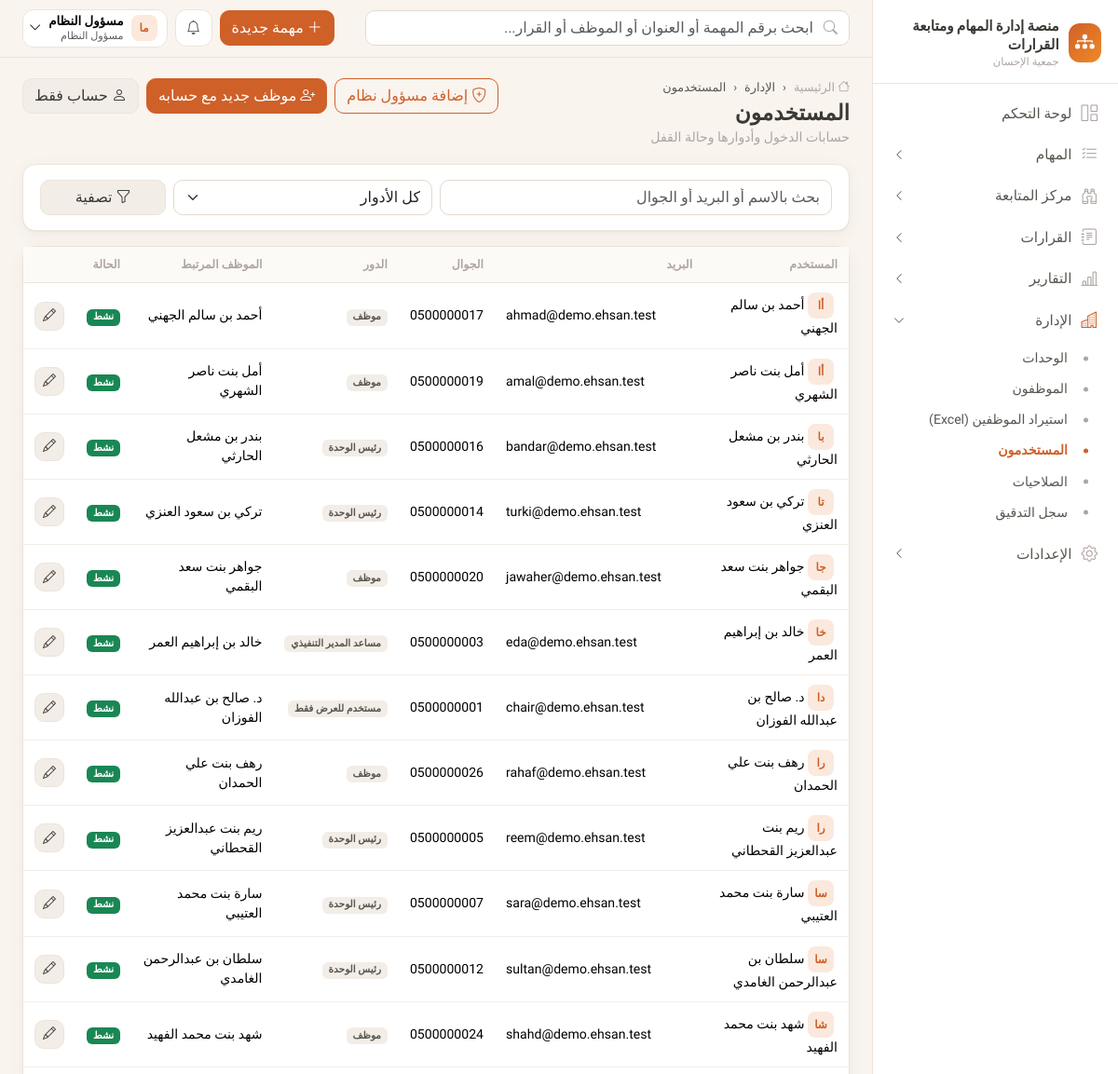
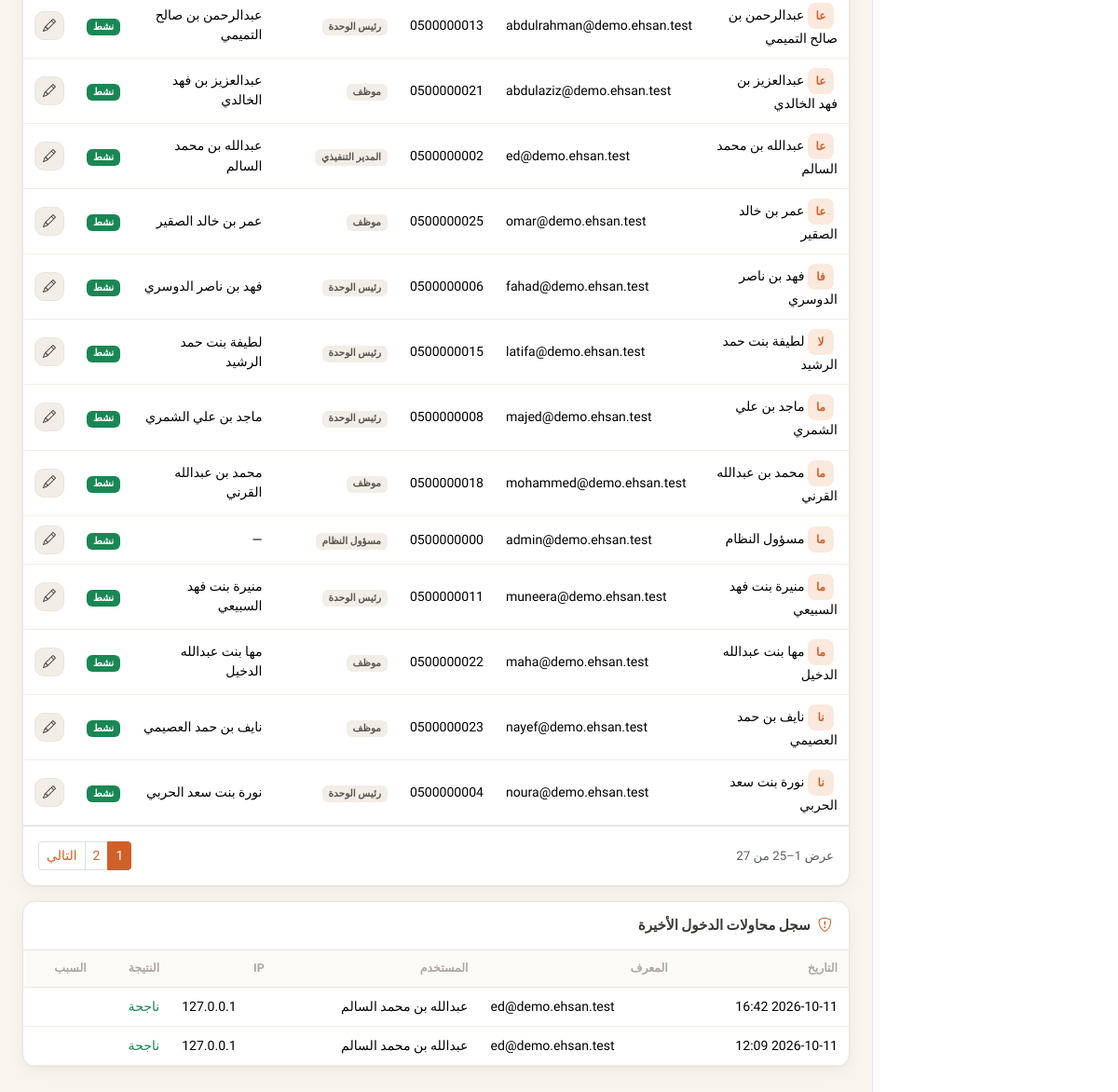
Screenshot of /accounts/users/ (signed in) with the database file from the repository (2 pictures, top to bottom).
### apps/accounts/models.py (models this page shows, shortened)
class User(AbstractBaseUser, PermissionsMixin):
    email = models.EmailField("البريد الإلكتروني", unique=True)
    phone = models.CharField("رقم الجوال", max_length=20, unique=True, null=True, blank=True)
    full_name = models.CharField("الاسم الكامل", max_length=150)
    role = models.ForeignKey(Role, verbose_name="الدور", on_delete=models.PROTECT, null=True, related_name="users")
    is_active = models.BooleanField("الحساب نشط", default=True)
    is_staff = models.BooleanField(default=False)
    date_joined = models.DateTimeField(default=timezone.now)
    failed_login_count = models.PositiveSmallIntegerField(default=0)
    locked_until = models.DateTimeField(null=True, blank=True)
    otp_enabled = models.BooleanField("تفعيل التحقق الثنائي", default=False)
    must_change_password = models.BooleanField(default=False)
    objects = UserManager()
    USERNAME_FIELD = "email"
    EMAIL_FIELD = "email"
    REQUIRED_FIELDS = ["full_name"]
    class Meta:
        db_table = "users"
        verbose_name = "مستخدم"
        indexes = [models.Index(fields=["is_active"])]
    def __str__(self):
        return self.full_name or self.email
    @property
    def is_locked(self):
        return bool(self.locked_until and self.locked_until > timezone.now())

class Role(models.Model):
    code = models.CharField("الرمز", max_length=40, unique=True, choices=ROLES)
    name = models.CharField("الاسم", max_length=80)
    description = models.TextField("الوصف", blank=True)
    permissions = models.ManyToManyField(Permission, related_name="roles", blank=True, db_table="role_permissions")
    is_system = models.BooleanField(default=True)
    class Meta:
        db_table = "roles"
        verbose_name = "دور"

class LoginAttempt(models.Model):
    identifier = models.CharField(max_length=190)
    user = models.ForeignKey(User, null=True, blank=True, on_delete=models.SET_NULL, related_name="login_attempts")
    ip_address = models.GenericIPAddressField(null=True, blank=True)
    user_agent = models.CharField(max_length=300, blank=True)
    success = models.BooleanField(default=False)
    reason = models.CharField(max_length=120, blank=True)
    created_at = models.DateTimeField(auto_now_add=True)
    class Meta:
        db_table = "login_attempts"
        ordering = ["-created_at"]
        indexes = [
            models.Index(fields=["ip_address", "created_at"]),
            models.Index(fields=["identifier", "created_at"]),
        ]

### apps/organization/models.py (models this page shows, shortened)
class Employee(models.Model):
    class Status(models.TextChoices):
        ACTIVE = "active", "على رأس العمل"
        LEAVE = "leave", "في إجازة"
        INACTIVE = "inactive", "غير نشط"
    user = models.OneToOneField(
        settings.AUTH_USER_MODEL, verbose_name="حساب المستخدم", null=True, blank=True,
        on_delete=models.SET_NULL, related_name="employee",
    )
    employee_no = models.CharField("رقم الموظف", max_length=30, unique=True)
    full_name = models.CharField("الاسم", max_length=150)
    job_title = models.CharField("المسمى الوظيفي", max_length=150, blank=True)
    manager = models.ForeignKey("self", verbose_name="المدير المباشر", null=True, blank=True, on_delete=models.SET_NULL, related_name="reports")
    units = models.ManyToManyField(Unit, through="EmployeeUnit", related_name="employees", verbose_name="الوحدات")
    join_date = models.DateField("تاريخ الانضمام", null=True, blank=True)
    photo = models.FileField("صورة", upload_to=secure_upload_path, null=True, blank=True)
    status = models.CharField("الحالة", max_length=20, choices=Status.choices, default=Status.ACTIVE)
    created_at = models.DateTimeField(auto_now_add=True)
    class Meta:
        db_table = "employees"
        ordering = ["full_name"]
        verbose_name = "موظف"
        indexes = [models.Index(fields=["status"])]

### apps/accounts/views.py (the view)
# urls.py: path("users/", views.users_list, name="users"),
@perm_required("admin.users")
def users_list(request):
    qs = User.objects.select_related("role", "employee").order_by("full_name")
    q = request.GET.get("q", "").strip()
    if q:
        qs = qs.filter(Q(full_name__icontains=q) | Q(email__icontains=q) | Q(phone__icontains=q))
    if request.GET.get("role"):
        qs = qs.filter(role__code=request.GET["role"])
    page = Paginator(qs, 25).get_page(request.GET.get("page"))
    attempts = LoginAttempt.objects.select_related("user")[:15]
    return render(request, "accounts/users_list.html", {"page_obj": page, "roles": Role.objects.all(), "attempts": attempts})

### apps/core/branding.py (called while the page is built)
def get_org():
    return get_setting("organization")

### apps/core/context_processors.py (called while the page is built)
def platform(request):
    org = get_org()
    ctx = {
        "ORG": org,
        "PLATFORM_NAME": org.get("platform_name") or "منصة إدارة المهام ومتابعة القرارات",
        "ORG_NAME": org.get("name"),
        "ORG_SHORT": org.get("short_name") or org.get("name"),
    }
    user = getattr(request, "user", None)
    if user and user.is_authenticated:
        from apps.notifications.models import Notification
        unread = Notification.objects.filter(recipient=user, is_read=False)
        ctx.update({
            "menu": build_menu(request),
            "unread_count": unread.count(),
            "latest_notifications": Notification.objects.filter(recipient=user).select_related("task")[:6],
            "current_employee": getattr(user, "employee", None),
        })
    return ctx

### apps/core/menu.py (called while the page is built)
def _visible(item, user):
    if item.get("perm") and not has_perm(user, item["perm"]):
        return False
    if item.get("needs_employee") and not getattr(user, "employee", None):
        return False
    return True

### apps/core/permissions.py (called while the page is built)
def has_perm(user, code):
    if not user or not user.is_authenticated or not user.is_active:
        return False
    if user.is_superuser:
        return True
    return code in user.permission_codes

def perm_required(*codes, any_of=False):
    def decorator(view):
        @wraps(view)
        def wrapper(request, *args, **kwargs):
            if not request.user.is_authenticated:
                from django.contrib.auth.views import redirect_to_login
                return redirect_to_login(request.get_full_path())
            checks = [has_perm(request.user, c) for c in codes]
            if (any_of and not any(checks)) or (not any_of and not all(checks)):
                raise PermissionDenied("ليس لديك صلاحية للوصول إلى هذه الصفحة")
            return view(request, *args, **kwargs)
        return wrapper
    return decorator

### apps/core/templatetags/ui.py (called while the page is built)
@register.filter
def can(user, code):
    return has_perm(user, code)

@register.filter
def initials(name):
    parts = (name or "").split()
    if not parts:
        return "؟"
    return parts[0][:1] + (parts[-1][:1] if len(parts) > 1 else "")

@register.simple_tag(takes_context=True)
def qs_replace(context, **kwargs):
    query = context["request"].GET.copy()
    for k, v in kwargs.items():
        if v is None or v == "":
            query.pop(k, None)
        else:
            query[k] = v
    return query.urlencode()

### templates/accounts/users_list.html (shortened to what this page needs)
{% extends "base.html" %}
{% load ui %}
{% block breadcrumbs %}<li class="breadcrumb-item">الإدارة</li><li class="breadcrumb-item active">المستخدمون</li>{% endblock %}
{% block page_title %}المستخدمون{% endblock %}
{% block page_sub %}حسابات الدخول وأدوارها وحالة القفل{% endblock %}
{% block page_actions %}
  <a href="{% url 'accounts:user_create' %}?role=admin" class="btn btn-outline-brand"><i class="bi bi-shield-plus"></i> إضافة مسؤول نظام</a>
  <a href="{% url 'organization:employee_create' %}" class="btn btn-brand"><i class="bi bi-person-plus"></i> موظف جديد مع حسابه</a>
  <a href="{% url 'accounts:user_create' %}" class="btn btn-soft"><i class="bi bi-person"></i> حساب فقط</a>
{% endblock %}
{% block content %}
<div class="card mb-3"><div class="card-body">
  <form class="row g-2">
    <div class="col-md-6"><input class="form-control" name="q" value="{{ request.GET.q }}" placeholder="بحث بالاسم أو البريد أو الجوال"></div>
    <div class="col-md-4"><select class="form-select" name="role"><option value="">كل الأدوار</option></select></div>
    <div class="col-md-2"><button class="btn btn-soft w-100"><i class="bi bi-funnel"></i> تصفية</button></div>
  </form>
</div></div>
<div class="card mb-3">
  <div class="table-responsive"><table class="table table-hover">
    <thead><tr><th>المستخدم</th><th>البريد</th><th>الجوال</th><th>الدور</th><th>الموظف المرتبط</th><th>الحالة</th><th></th></tr></thead>
    <tbody>
    {% for u in page_obj %}
      <tr>
        <td><span class="avatar sm ms-1">{{ u.full_name|initials }}</span> {{ u.full_name }}</td>
        <td class="ltr small">{{ u.email }}</td>
        <td class="ltr small">{{ u.phone|default:"—" }}</td>
        <td><span class="badge badge-soft">{{ u.role.name|default:"—" }}</span></td>
        <td>{{ u.employee.full_name|default:"—" }}</td>
        <td>
          {% if not u.is_active %}<span class="badge bg-secondary">معطل</span>
          {% elif u.is_locked %}<span class="badge bg-danger">مقفل مؤقتًا</span>
          {% else %}<span class="badge bg-success">نشط</span>{% endif %}
        </td>
        <td class="text-nowrap">
          <a href="{% url 'accounts:user_edit' u.pk %}" class="btn btn-soft btn-sm"><i class="bi bi-pencil"></i></a>
        </td>
      </tr>
    {% empty %}<tr><td colspan="7">{% include "partials/empty.html" with icon="bi-people" title="لا يوجد مستخدمون" %}</td></tr>{% endfor %}
    </tbody>
  </table></div>
  {% include "partials/pagination.html" %}
</div>
<div class="card"><div class="card-header"><i class="bi bi-shield-exclamation"></i> سجل محاولات الدخول الأخيرة</div>
  <div class="table-responsive"><table class="table table-sm">
    <thead><tr><th>التاريخ</th><th>المعرف</th><th>المستخدم</th><th>IP</th><th>النتيجة</th><th>السبب</th></tr></thead>
    <tbody>{% for a in attempts %}<tr><td>{{ a.created_at|date:"Y-m-d H:i" }}</td><td class="ltr">{{ a.identifier }}</td><td>{{ a.user|default:"—" }}</td><td class="ltr">{{ a.ip_address }}</td><td>{% if a.success %}<span class="text-success">ناجحة</span>{% else %}<span class="text-danger">فاشلة</span>{% endif %}</td><td class="small text-muted">{{ a.reason }}</td></tr>{% endfor %}</tbody>
  </table></div>
</div>
{% endblock %}

### templates/base.html (shortened to what this page needs)
{% load static ui %}<!doctype html>
<html lang="ar" dir="rtl">
<head>
  <link rel="stylesheet" href="https://cdn.jsdelivr.net/npm/bootstrap@5.3.3/dist/css/bootstrap.rtl.min.css">
  <link rel="stylesheet" href="https://cdn.jsdelivr.net/npm/bootstrap-icons@1.11.3/font/bootstrap-icons.min.css">
  <link rel="stylesheet" href="https://cdn.jsdelivr.net/npm/tom-select@2.3.1/dist/css/tom-select.bootstrap5.min.css">
  <link rel="stylesheet" href="{% static 'css/app.css' %}">
</head>
<body>
{% block body %}
<div class="app-shell">
  <aside class="sidebar" aria-label="القائمة الرئيسية">
    <div class="brand-box">
      {% if ORG.logo %}<img src="{% url 'branding_logo' %}" alt="" style="width:42px;height:42px;object-fit:contain;border-radius:10px">{% else %}<div class="brand-logo"><i class="bi bi-diagram-3-fill"></i></div>{% endif %}
      <div>
        <div class="brand-title">{{ PLATFORM_NAME }}</div>
        <div class="brand-sub">{{ ORG_SHORT }}</div>
      </div>
    </div>
    <nav>
      {% for item in menu %}
        {% if item.children %}
          <button class="nav-group-btn {% if item.active %}active{% endif %}" data-bs-toggle="collapse" data-bs-target="#nav-{{ forloop.counter }}" aria-expanded="{% if item.active %}true{% else %}false{% endif %}">
            <i class="bi {{ item.icon }}"></i><span>{{ item.label }}</span><i class="bi bi-chevron-left chev"></i>
          </button>
          <div class="collapse {% if item.active %}show{% endif %}" id="nav-{{ forloop.counter }}">
            <div class="nav-sub">
              {% for c in item.children %}<a href="{{ c.url }}" class="{% if c.active %}active{% endif %}">{{ c.label }}</a>{% endfor %}
            </div>
          </div>
        {% else %}
          <a class="nav-item-link {% if item.active %}active{% endif %}" href="{{ item.url }}"><i class="bi {{ item.icon }}"></i><span>{{ item.label }}</span></a>
        {% endif %}
      {% endfor %}
    </nav>
  </aside>
  <div class="main">
    <header class="topbar">
      <form class="search" action="{% url 'tasks:search' %}" method="get" role="search">
        <i class="bi bi-search"></i>
        <input class="form-control" type="search" name="q" value="{{ request.GET.q|default:'' }}" placeholder="ابحث برقم المهمة أو العنوان أو الموظف أو القرار...">
      </form>
      <div class="ms-auto d-flex align-items-center gap-2">
        {% if user|can:"tasks.create" %}
        <a href="{% url 'tasks:create' %}" class="btn btn-brand d-none d-md-inline-flex align-items-center gap-1"><i class="bi bi-plus-lg"></i> مهمة جديدة</a>
        {% endif %}
        <div class="dropdown">
          <button class="top-icon" data-bs-toggle="dropdown" aria-label="التنبيهات" data-unread-url="{% url 'notifications:unread_count' %}">
            <i class="bi bi-bell"></i>{% if unread_count %}<span class="dot">{{ unread_count }}</span>{% endif %}
          </button>
        </div>
        <div class="dropdown">
          <button class="user-chip" data-bs-toggle="dropdown">
            <span class="avatar sm">{{ user.full_name|initials }}</span>
            <span class="d-none d-sm-block text-start lh-sm">
              <span class="d-block small fw-semibold">{{ user.full_name }}</span>
              <span class="d-block text-muted" style="font-size:.7rem">{{ user.role.name|default:"—" }}</span>
            </span>
            <i class="bi bi-chevron-down small"></i>
          </button>
        </div>
      </div>
    </header>
    <main class="content">
      <div class="page-head">
        <div>
          <nav aria-label="breadcrumb"><ol class="breadcrumb">
            <li class="breadcrumb-item"><a href="{% url 'dashboard:home' %}"><i class="bi bi-house"></i> الرئيسية</a></li>
            {% block breadcrumbs %}{% endblock %}
          </ol></nav>
          <h1>{% block page_title %}{% endblock %}</h1>
          <div class="sub">{% block page_sub %}{% endblock %}</div>
        </div>
        <div class="d-flex gap-2 flex-wrap no-print">{% block page_actions %}{% endblock %}</div>
      </div>
      {% block content %}{% endblock %}
    </main>
  </div>
</div>
{% endblock %}
<div class="toast-container position-fixed bottom-0 start-0 p-3">
</div>
</body>
</html>

### templates/partials/pagination.html (shortened to what this page needs)
{% load ui %}
{% if page_obj.paginator.num_pages > 1 %}
<nav class="d-flex justify-content-between align-items-center p-3 border-top flex-wrap gap-2">
  <small class="text-muted">عرض {{ page_obj.start_index }}–{{ page_obj.end_index }} من {{ page_obj.paginator.count }}</small>
  <ul class="pagination pagination-sm mb-0">
    {% for n in page_obj.paginator.page_range %}
      {% if n == page_obj.number %}<li class="page-item active"><span class="page-link" style="background:var(--brand);border-color:var(--brand)">{{ n }}</span></li>
      {% elif n > page_obj.number|add:-3 and n < page_obj.number|add:3 %}<li class="page-item"><a class="page-link" href="?{% qs_replace page=n %}">{{ n }}</a></li>{% endif %}
    {% endfor %}
    {% if page_obj.has_next %}<li class="page-item"><a class="page-link" href="?{% qs_replace page=page_obj.next_page_number %}">التالي</a></li>{% endif %}
  </ul>
</nav>
{% endif %}

### rows the page displays
User: full_name|initials "ما", full_name "مسؤول النظام", role.name "مسؤول النظام", email "admin@demo.ehsan.test", phone "0500000000", employee.full_name "—", is_active "نشط"
User: full_name|initials "أا", full_name "أحمد بن سالم الجهني", email "ahmad@demo.ehsan.test", phone "0500000017", role.name "موظف", employee.full_name "أحمد بن سالم الجهني", is_active "نشط"
User: full_name|initials "أا", full_name "أمل بنت ناصر الشهري", email "amal@demo.ehsan.test", phone "0500000019", role.name "موظف", employee.full_name "أمل بنت ناصر الشهري", is_active "نشط"
User: full_name|initials "با", full_name "بندر بن مشعل الحارثي", email "bandar@demo.ehsan.test", phone "0500000016", role.name "رئيس الوحدة", employee.full_name "بندر بن مشعل الحارثي", is_active "نشط"
User: full_name|initials "تا", full_name "تركي بن سعود العنزي", email "turki@demo.ehsan.test", phone "0500000014", role.name "رئيس الوحدة", employee.full_name "تركي بن سعود العنزي", is_active "نشط"
User: full_name|initials "جا", full_name "جواهر بنت سعد البقمي", email "jawaher@demo.ehsan.test", phone "0500000020", role.name "موظف", employee.full_name "جواهر بنت سعد البقمي", is_active "نشط"
User: full_name|initials "خا", full_name "خالد بن إبراهيم العمر", email "eda@demo.ehsan.test", phone "0500000003", role.name "مساعد المدير التنفيذي", employee.full_name "خالد بن إبراهيم العمر", is_active "نشط"
User: full_name|initials "دا", full_name "د. صالح بن عبدالله الفوزان", email "chair@demo.ehsan.test", phone "0500000001", role.name "مستخدم للعرض فقط", employee.full_name "د. صالح بن عبدالله الفوزان", is_active "نشط"
User: full_name|initials "را", full_name "رهف بنت علي الحمدان", email "rahaf@demo.ehsan.test", phone "0500000026", role.name "موظف", employee.full_name "رهف بنت علي الحمدان", is_active "نشط"
User: full_name|initials "را", full_name "ريم بنت عبدالعزيز القحطاني", email "reem@demo.ehsan.test", phone "0500000005", role.name "رئيس الوحدة", employee.full_name "ريم بنت عبدالعزيز القحطاني", is_active "نشط"
User: full_name|initials "سا", full_name "سارة بنت محمد العتيبي", email "sara@demo.ehsan.test", phone "0500000007", role.name "رئيس الوحدة", employee.full_name "سارة بنت محمد العتيبي", is_active "نشط"
User: full_name|initials "سا", full_name "سلطان بن عبدالرحمن الغامدي", email "sultan@demo.ehsan.test", phone "0500000012", role.name "رئيس الوحدة", employee.full_name "سلطان بن عبدالرحمن الغامدي", is_active "نشط"
User: full_name|initials "شا", full_name "شهد بنت محمد الفهيد", email "shahd@demo.ehsan.test", phone "0500000024", role.name "موظف", employee.full_name "شهد بنت محمد الفهيد", is_active "نشط"
User: full_name|initials "عا", full_name "عبدالرحمن بن صالح التميمي", email "abdulrahman@demo.ehsan.test", phone "0500000013", role.name "رئيس الوحدة", employee.full_name "عبدالرحمن بن صالح التميمي", is_active "نشط"
User: full_name|initials "عا", full_name "عبدالعزيز بن فهد الخالدي", email "abdulaziz@demo.ehsan.test", phone "0500000021", role.name "موظف", employee.full_name "عبدالعزيز بن فهد الخالدي", is_active "نشط"
User: full_name|initials "عا", full_name "عبدالله بن محمد السالم", email "ed@demo.ehsan.test", phone "0500000002", role.name "المدير التنفيذي", employee.full_name "عبدالله بن محمد السالم", is_active "نشط"
User: full_name|initials "عا", full_name "عمر بن خالد الصقير", email "omar@demo.ehsan.test", phone "0500000025", role.name "موظف", employee.full_name "عمر بن خالد الصقير", is_active "نشط"
User: full_name|initials "فا", full_name "فهد بن ناصر الدوسري", email "fahad@demo.ehsan.test", phone "0500000006", role.name "رئيس الوحدة", employee.full_name "فهد بن ناصر الدوسري", is_active "نشط"
User: full_name|initials "لا", full_name "لطيفة بنت حمد الرشيد", email "latifa@demo.ehsan.test", phone "0500000015", role.name "رئيس الوحدة", employee.full_name "لطيفة بنت حمد الرشيد", is_active "نشط"
User: full_name|initials "ما", full_name "ماجد بن علي الشمري", email "majed@demo.ehsan.test", phone "0500000008", role.name "رئيس الوحدة", employee.full_name "ماجد بن علي الشمري", is_active "نشط"
User: full_name|initials "ما", full_name "محمد بن عبدالله القرني", email "mohammed@demo.ehsan.test", phone "0500000018", role.name "موظف", employee.full_name "محمد بن عبدالله القرني", is_active "نشط"
User: full_name|initials "ما", full_name "منيرة بنت فهد السبيعي", email "muneera@demo.ehsan.test", phone "0500000011", role.name "رئيس الوحدة", employee.full_name "منيرة بنت فهد السبيعي", is_active "نشط"
User: full_name|initials "ما", full_name "مها بنت عبدالله الدخيل", email "maha@demo.ehsan.test", phone "0500000022", role.name "موظف", employee.full_name "مها بنت عبدالله الدخيل", is_active "نشط"
User: full_name|initials "نا", full_name "نايف بن حمد العصيمي", email "nayef@demo.ehsan.test", phone "0500000023", role.name "موظف", employee.full_name "نايف بن حمد العصيمي", is_active "نشط"
User: full_name|initials "نا", full_name "نورة بنت سعد الحربي", email "noura@demo.ehsan.test", phone "0500000004", role.name "رئيس الوحدة", employee.full_name "نورة بنت سعد الحربي", is_active "نشط"
LoginAttempt: created_at "2026-10-11 16:42", identifier "ed@demo.ehsan.test", user "عبدالله بن محمد السالم", ip_address "127.0.0.1", success "ناجحة"
LoginAttempt: created_at "2026-10-11 12:09", identifier "ed@demo.ehsan.test", user "عبدالله بن محمد السالم", ip_address "127.0.0.1", success "ناجحة"

### other values shown
{{ PLATFORM_NAME }} "منصة إدارة المهام ومتابعة القرارات"
{{ ORG_SHORT }} "جمعية الإحسان"
{{ item.label }} "لوحة التحكم"
{{ item.label }} "المهام" "مركز المتابعة" "القرارات" "التقارير" "الإدارة" "الإعدادات"
{{ c.label }} "الوحدات" "الموظفون" "استيراد الموظفين (Excel)" "المستخدمون" "الصلاحيات" "سجل التدقيق"
{{ page_obj.start_index }} "1"
{{ page_obj.paginator.count }} "27"
{{ n }} "1"
{{ n }} "2"
